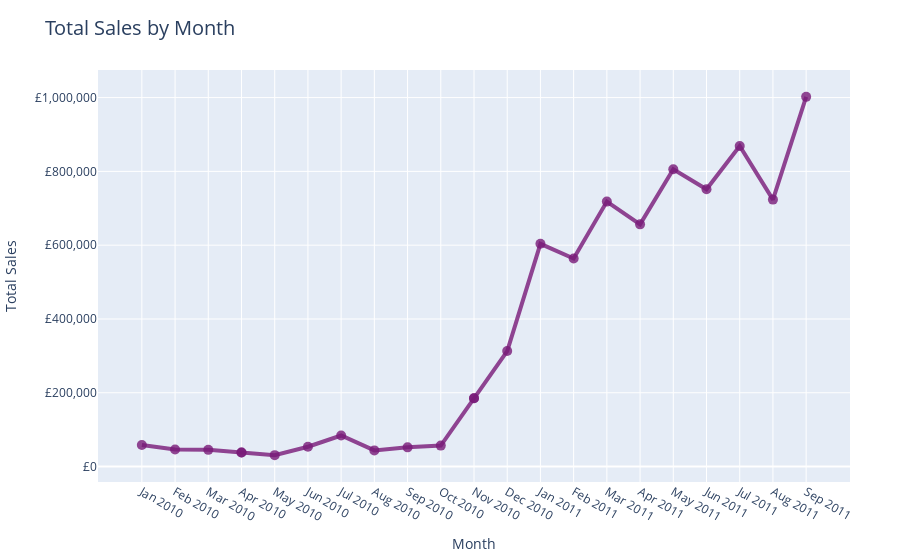

This figure's notebook cell:
### Code cell
# line chart using plotly expess Scatter
trace = go.Scatter(
                    x = sales_trend["month"],
                    y = sales_trend["TotalSales"],
                    mode = "lines+markers",
                    name = "TotalSales",
                    line = dict(width = 4),
                    marker = dict(
                                  size = 10,
                                  color = "rgba(120, 26, 120, 0.8)"
                                 ),
                    hovertemplate = " %{x}<br>£%{y:,.0f} <extra></extra>",
                  )
line_data = [trace]
layout = dict(
              title = "Total Sales by Month",
              titlefont = dict(size = 20),
              margin=dict(l=10, r=50, b=10, t=70, pad=0),
              xaxis= dict(title= "Month",ticklen = 5,zeroline = False),
              yaxis= dict(title= "Total Sales", tickformat = ",.0f", tickprefix="£")
             )
fig = dict(data = line_data, layout = layout)
iplot(fig)

### Figure 1 — Plotly figure (JSON) as saved in the notebook; plotly's stock layout.template omitted (floating-point values rounded to 4 significant figures)
{"data": [{"hovertemplate": " %{x}<br>£%{y:,.0f} <extra></extra>", "line": {"width": 4}, "marker": {"color": "rgba(120, 26, 120, 0.8)", "size": 10}, "mode": "lines+markers", "name": "TotalSales", "type": "scatter", "x": ["Jan 2010", "Feb 2010", "Mar 2010", "Apr 2010", "Apr 2010", "May 2010", "Jun 2010", "Jul 2010", "Aug 2010", "Sep 2010", "Oct 2010", "Nov 2010", "Nov 2010", "Dec 2010", "Jan 2011", "Feb 2011", "Mar 2011", "Apr 2011", "May 2011", "Jun 2011", "Jul 2011", "Aug 2011", "Sep 2011"], "y": [58550.0, 46170.0, 45280.0, 38120.0, 38120.0, 30970.0, 53820.0, 84250.0, 43880.0, 52050.0, 56830.0, 185000.0, 185000.0, 313100.0, 603700.0, 564000.0, 718100.0, 656400.0, 806000.0, 751500.0, 868900.0, 723500.0, 1002000.0]}], "layout": {"margin": {"b": 10, "l": 10, "pad": 0, "r": 50, "t": 70}, "title": {"font": {"size": 20}, "text": "Total Sales by Month"}, "xaxis": {"ticklen": 5, "title": {"text": "Month"}, "zeroline": false}, "yaxis": {"tickformat": ",.0f", "tickprefix": "£", "title": {"text": "Total Sales"}}}}
